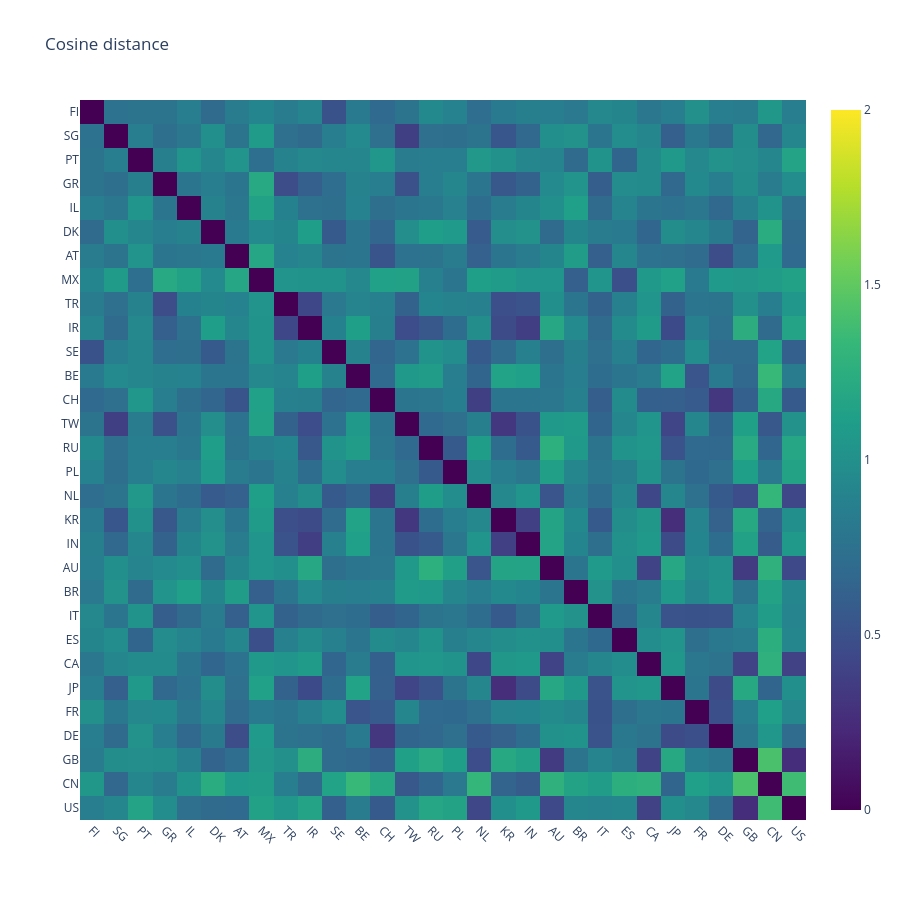

Here is the notebook cell this chart was saved with:
### Code cell
uf.plotly_heatmap(
    # df_country_dist_cosine,
    # y_labels=df_country_dist_cosine.index.astype(str).to_list(),
    # x_labels=df_country_dist_cosine.columns.astype(str).to_list(),
    df_country_dist_cosine.loc[uf.top_n_countries_by_articles(30), uf.top_n_countries_by_articles(30)],
    y_labels=uf.top_n_countries_by_articles(30),
    x_labels=uf.top_n_countries_by_articles(30),
    y_type="country",
    x_type="country",
    y_name="X-Country",
    x_name="Y-Country",
    title="Cosine distance",
    line_height=30,
    z_min=0, z_max=2
)

### Figure 1 — Plotly figure (JSON) as saved in the notebook; plotly's stock layout.template omitted (floating-point values rounded to 4 significant figures; data arrays with more than 128 entries replaced by an {"elided": "..."} marker saying what was removed)
{"data": [{"colorscale": [[0.0, "#440154"], [0.1111, "#482878"], [0.2222, "#3e4989"], [0.3333, "#31688e"], [0.4444, "#26828e"], [0.5556, "#1f9e89"], [0.6667, "#35b779"], [0.7778, "#6ece58"], [0.8889, "#b5de2b"], [1.0, "#fde725"]], "customdata": {"elided": "30x30x2 str values"}, "hovertemplate": "<b>Y-Country: </b>%{customdata[0]}<br><b>X-Country: </b>%{customdata[1]}<br><b>Z: </b> %{z:.3f}<br><extra></extra>", "x": ["FI", "SG", "PT", "GR", "IL", "DK", "AT", "MX", "TR", "IR", "SE", "BE", "CH", "TW", "RU", "PL", "NL", "KR", "IN", "AU", "BR", "IT", "ES", "CA", "JP", "FR", "DE", "GB", "CN", "US"], "y": ["FI", "SG", "PT", "GR", "IL", "DK", "AT", "MX", "TR", "IR", "SE", "BE", "CH", "TW", "RU", "PL", "NL", "KR", "IN", "AU", "BR", "IT", "ES", "CA", "JP", "FR", "DE", "GB", "CN", "US"], "z": {"elided": "30x30 float values"}, "zmax": 2, "zmin": 0, "type": "heatmap"}], "layout": {"xaxis": {"tickangle": 45, "automargin": true}, "yaxis": {"autorange": "reversed", "automargin": true}, "title": {"text": "Cosine distance"}, "height": 900}}
